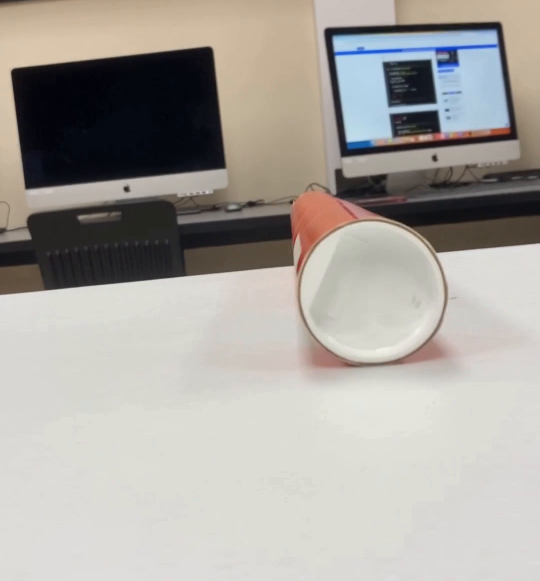
#> input picture frame 9 of movingcircleoverlay/tube3crop.mp4, 1080 x 1162 px (shown at 1/2 size)
$ python circleoverlayvid.py
#> lines starting #> are read from the running program, lines starting #| are printed output that depends on the picture; after the words box and inside, x2 and y2 are one past the last pixel; in counts of white or black regions, pixels touching at a corner belong together
#> further down, frame is the input picture: shape (1162, 1080, 3); mean B, G, R 159.9, 165.3, 169.2
import cv2
import numpy as np

def circledetection(frame):
    h,w,_ = frame.shape
#> h = 1162; w = 1080
    aratio = w/h
#> aratio = 0.929

    #resizing the image by the aspect ratio
    resize = cv2.resize(frame, (500, int(500 / aratio)))
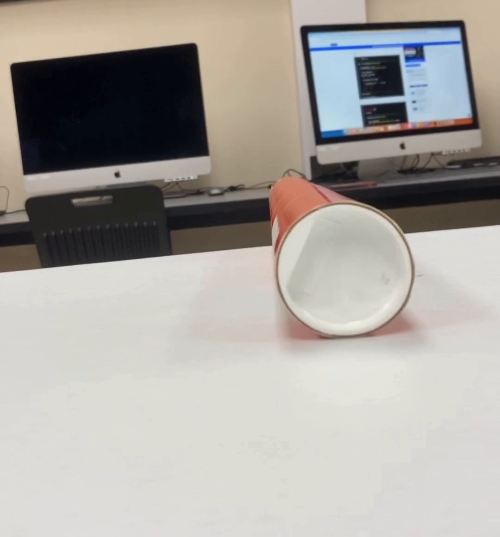
#> resize: shape (537, 500, 3); mean B, G, R 159.9, 165.2, 169.2
    copy = resize.copy()

    #mask = np.zeros(img.shape[:2], dtype="uint8")

    #applying grayscale and blurring the image
    gray = cv2.cvtColor(copy, cv2.COLOR_BGR2GRAY)
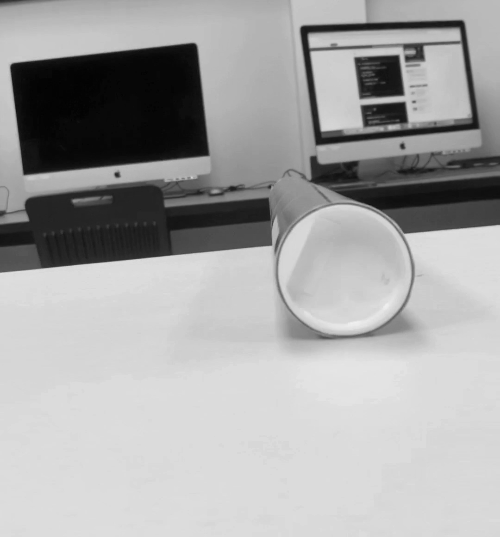
#> gray: shape (537, 500); min 1, max 240, mean 165.7
    blur = cv2.GaussianBlur(gray, (7, 7), 0)
    #cv2.imshow("blur",blur)

    #finding circles using hough
    circles = cv2.HoughCircles(blur, cv2.HOUGH_GRADIENT, 1, 900, param1=60, param2=110)
#> circles = [[343.5, 270.5, 65.6]]

    if circles is not None:
        #rounding the values in the numpy array
        circles = np.round(circles[0, :]).astype("int")
#> circles = [[344, 270, 66]]
        for circle in circles:
            x,y,r = circle
            #draw circle and center point
            cv2.circle(copy, (x,y), r, (0,255,0), 3)
            cv2.circle(copy, (x, y), 1, (0, 255, 0), 2)
#> this loop made 1 pass
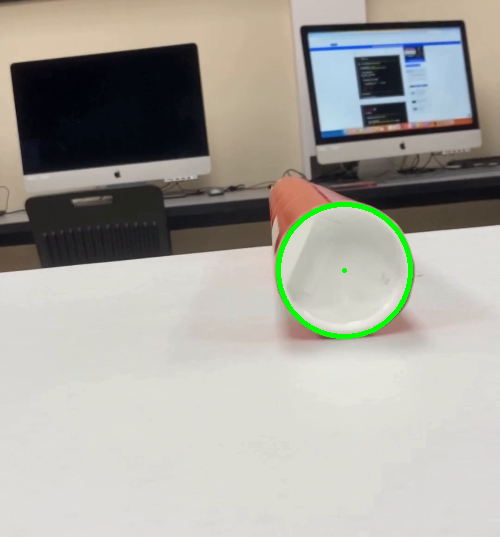
#> copy: shape (537, 500, 3); 0.78% of pixels changed, all inside (x1, y1, x2, y2) = (276, 202, 413, 339)
            #cv2.circle(mask, (x, y), r, 255, -1)

    #masked = cv2.bitwise_and(img, img, mask=mask)
    #cv2.imshow("masked", mask)

    return copy

cap = cv2.VideoCapture("tube3crop.mp4")

#loading the video file
if (cap.isOpened() == False):
    print("Cannot open video")

while (cap.isOpened()):

    ret, frame = cap.read()
    if ret == True:

        #apply overlay
        copy = circledetection(frame)
        cv2.imshow('frame', copy)

        #click q to exit video
        if cv2.waitKey(25) & 0xFF == ord('q'):
#> (key q is pressed here)
            break

    else:
        break

cap.release()
cv2.destroyAllWindows()

$ run again, starting later in the video
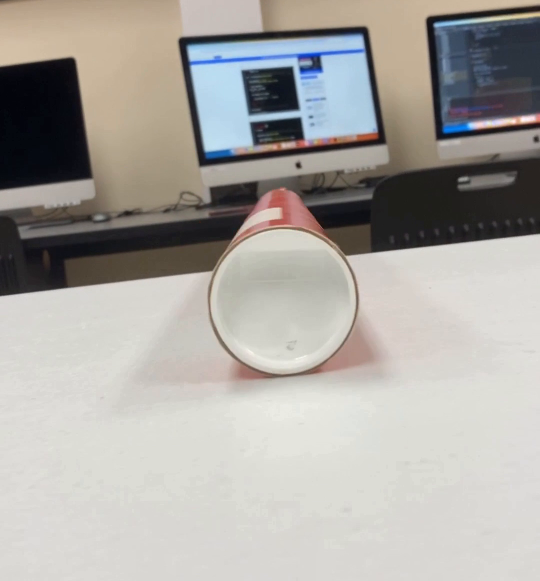
#> input picture frame 44 of movingcircleoverlay/tube3crop.mp4, 1080 x 1162 px (shown at 1/2 size)
#> frame is the input picture: shape (1162, 1080, 3); mean B, G, R 161.6, 166.3, 169.3
#> in circledetection, `gray = cv2.cvtColor(copy, cv2.COLOR_BGR2GRAY)`:
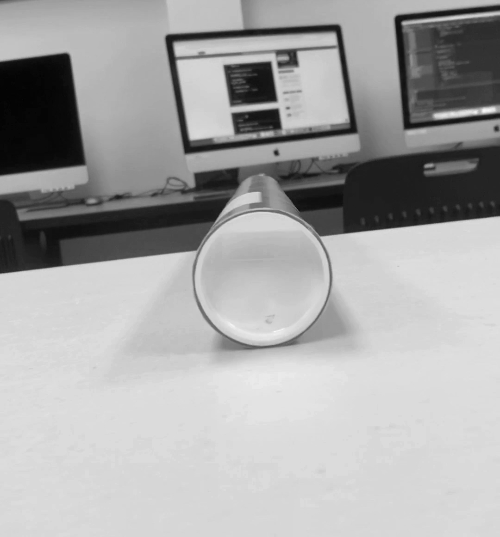
#> gray: shape (537, 500); min 2, max 249, mean 166.5
#> in circledetection, `circles = cv2.HoughCircles(blur, cv2.HOUGH_GRADIENT, 1, 900, param1=60..`: circles = [[262.5, 278.5, 66.8]]
#> in circledetection, `circles = np.round(circles[0, :]).astype("int")`: circles = [[262, 278, 67]]
#> the loop in circledetection, `for circle in circles:` made 1 pass
#> after the loop in circledetection, `for circle in circles:`:
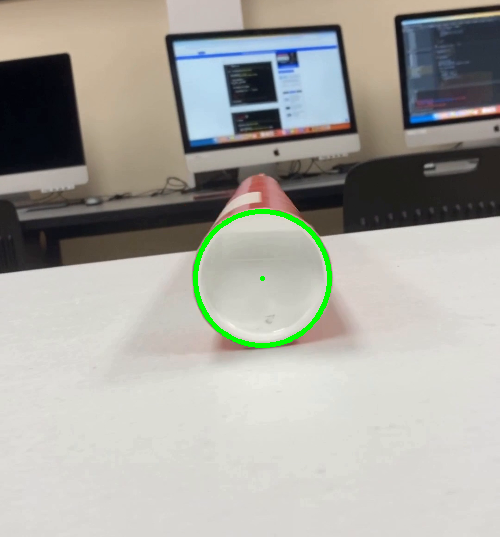
#> copy: shape (537, 500, 3); mean B, G, R 160.5, 167, 167.9

$ run again, starting later in the video
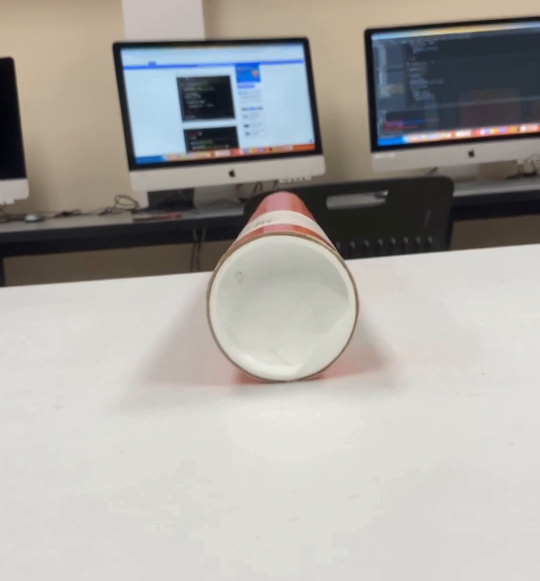
#> input picture frame 78 of movingcircleoverlay/tube3crop.mp4, 1080 x 1162 px (shown at 1/2 size)
#> frame is the input picture: shape (1162, 1080, 3); mean B, G, R 162.6, 167, 169.8
#> in circledetection, `gray = cv2.cvtColor(copy, cv2.COLOR_BGR2GRAY)`:
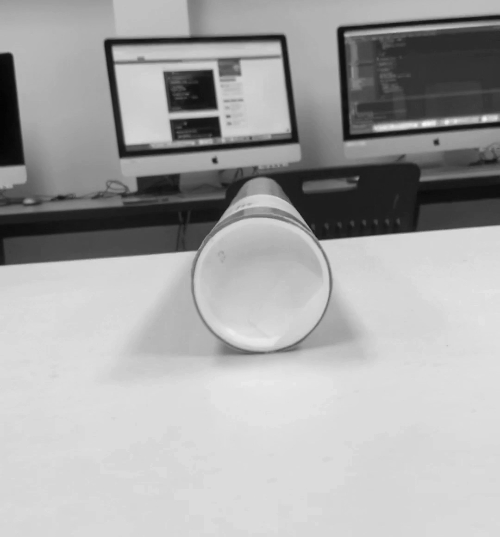
#> gray: shape (537, 500); min 2, max 247, mean 167.2
#> in circledetection, `circles = cv2.HoughCircles(blur, cv2.HOUGH_GRADIENT, 1, 900, param1=60..`: circles = [[261.5, 284.5, 70.5]]
#> in circledetection, `circles = np.round(circles[0, :]).astype("int")`: circles = [[262, 284, 70]]
#> the loop in circledetection, `for circle in circles:` made 1 pass
#> after the loop in circledetection, `for circle in circles:`:
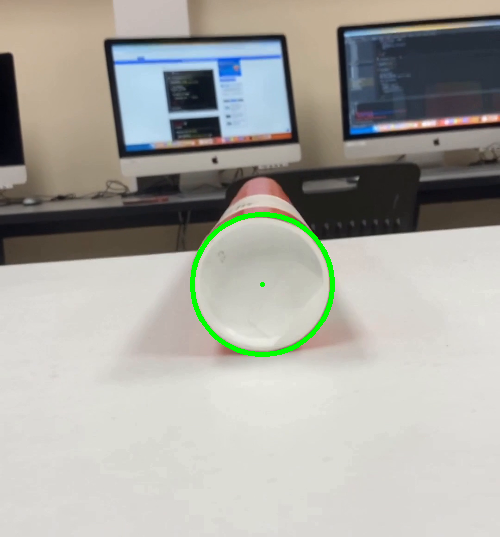
#> copy: shape (537, 500, 3); mean B, G, R 161.5, 167.9, 168.4
